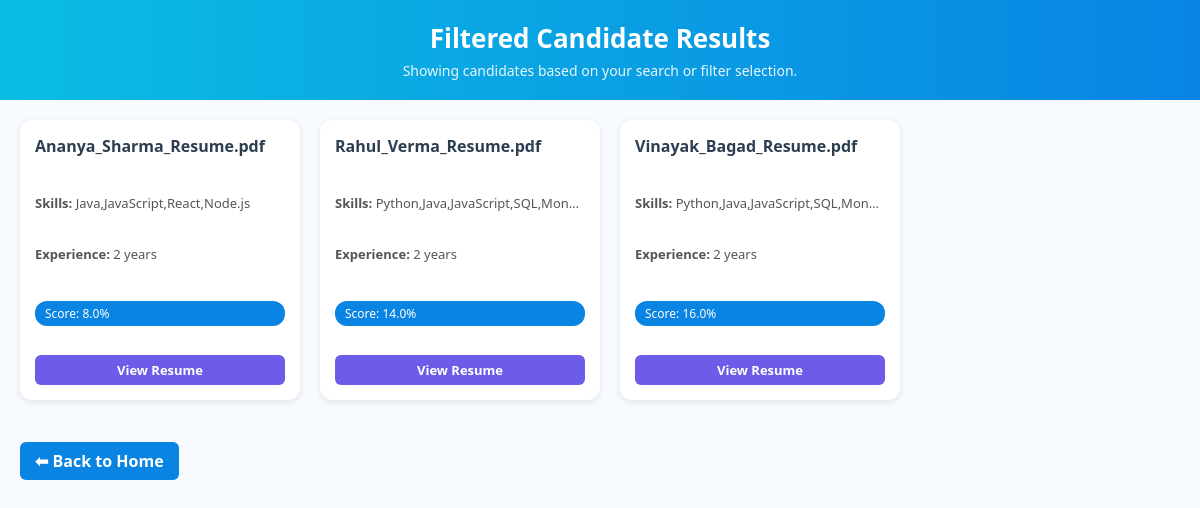
The app's page /search?query=&filter=last5 with its own data.
### tables this page shows
CREATE TABLE candidates (
            id INTEGER PRIMARY KEY AUTOINCREMENT,
            name TEXT,
            skills TEXT,
            experience INTEGER,
            education TEXT,
            score REAL
        );

### backend/app.py (the view)
@app.route("/search")
def search():
    query = request.args.get("query", "").lower()
    filter_opt = request.args.get("filter", "top5")
    candidates = fetch_candidates()
    filtered = [c for c in candidates if query in c["name"].lower() or query in c["skills"].lower()]
    if filter_opt == "top5":
        filtered = sorted(filtered, key=lambda x: x["score"], reverse=True)[:5]
    elif filter_opt == "last5":
        filtered = sorted(filtered, key=lambda x: x["score"])[:5]
    elif filter_opt == "all":
        filtered = sorted(filtered, key=lambda x: x["score"], reverse=True)
    return render_template("results.html", candidates=filtered)

### backend/database.py (called while the page is built)
def fetch_candidates():
    conn = sqlite3.connect(DB_NAME)
    cursor = conn.cursor()
    cursor.execute("SELECT name, skills, experience, education, score FROM candidates")
    rows = cursor.fetchall()
    conn.close()
    candidates = []
    for r in rows:
        candidates.append({
            "name": r[0],
            "skills": r[1],
            "experience": r[2],
            "education": r[3],
            "score": r[4]
        })
    return candidates

### frontend/templates/results.html (shortened to what this page needs)
<!DOCTYPE html>
<html>
<head>
    <link rel="stylesheet" href="{{ url_for('static', filename='results.css') }}">
</head>
<body>
    <header>
        <h1>Filtered Candidate Results</h1>
        <p>Showing candidates based on your search or filter selection.</p>
    </header>
    <div class="container">
        {% if candidates %}
            <div class="candidate-cards-container">
                {% for c in candidates %}
                <div class="candidate-card">
                    <h4>{{ c.name }}</h4>
                    <p class="skills"><strong>Skills:</strong> {{ c.skills }}</p>
                    <p><strong>Experience:</strong> {{ c.experience }} years</p>
                    <span class="badge review">Score: {{ c.score }}%</span>
                    <a href="{{ url_for('view_resume', filename=c.name) }}" target="_blank" class="view-btn">View Resume</a>
                </div>
                {% endfor %}
            </div>
        {% else %}
            <p>No candidates found.</p>
        {% endif %}
        <br>
        <a href="/" class="back-btn">⬅ Back to Home</a>
    </div>
</body>
</html>

### frontend/static/results.css (style rules this page uses)
body { font-family: 'Segoe UI', Tahoma, sans-serif; margin: 0; padding: 0; background-color: #f7faff; color: #333; }
header { background: linear-gradient(90deg, #0abde3, #0984e3); color: white; padding: 20px; text-align: center; }
header h1 { margin: 0; font-size: 26px; font-weight: bold; }
header p { margin: 5px 0 0; font-size: 14px; opacity: 0.9; }
.container { padding: 20px; max-width: 1200px; margin: auto; }
.candidate-cards-container { display: flex; flex-wrap: wrap; gap: 20px; justify-content: flex-start; }
.candidate-card { background: white; border-radius: 12px; padding: 15px; width: 250px; height: 250px; box-shadow: 0px 2px 6px rgba(0,0,0,0.1); display: flex; flex-direction: column; justify-content: space-between; transition: transform 0.2s; overflow: hidden; }
.candidate-card h4 { margin: 0 0 5px 0; font-size: 16px; color: #2c3e50; white-space: nowrap; overflow: hidden; text-overflow: ellipsis; }
.candidate-card p { margin: 2px 0; font-size: 13px; color: #555; white-space: nowrap; overflow: hidden; text-overflow: ellipsis; }
.candidate-card .badge { display: inline-block; padding: 4px 10px; border-radius: 12px; font-size: 12px; margin-top: 6px; background-color: #0984e3; color: white; }
.candidate-card .view-btn { display: inline-block; padding: 6px 10px; background-color: #6c5ce7; color: white; border-radius: 6px; text-decoration: none; font-size: 13px; font-weight: bold; text-align: center; }
.back-btn { display: inline-block; margin-top: 20px; padding: 8px 15px; background-color: #0984e3; color: white; border-radius: 6px; text-decoration: none; font-weight: bold; }

### records on screen
candidates: name "Ananya_Sharma_Resume.pdf", skills "Java,JavaScript,React,Node.js", experience "2", score "8.0"
candidates: name "Rahul_Verma_Resume.pdf", skills "Python,Java,JavaScript,SQL,Mon…", experience "2", score "14.0"
candidates: name "Vinayak_Bagad_Resume.pdf", skills "Python,Java,JavaScript,SQL,Mon…", experience "2", score "16.0"
